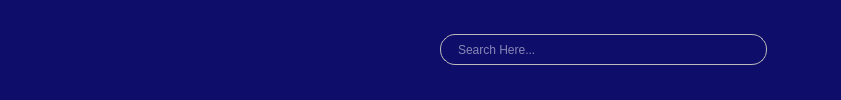
        <widget class="QWidget" name="header_widget" native="true">
         <property name="minimumSize">
          <size>
           <width>841</width>
           <height>71</height>
          </size>
         </property>
         <property name="maximumSize">
          <size>
           <width>16777215</width>
           <height>16777215</height>
          </size>
         </property>
         <property name="styleSheet">
          <string notr="true">background-color: rgb(14, 13, 106);
border-radius: 15px;</string>
         </property>
         <layout class="QHBoxLayout" name="horizontalLayout_6">
          <item>
           <widget class="QPushButton" name="pushButton_3">
            <property name="styleSheet">
             <string notr="true">border:none;</string>
            </property>
            <property name="text">
             <string/>
            </property>
            <property name="icon">
             <iconset resource="resources.qrc">
              <normaloff>:/Icons/burger-bar (6).png</normaloff>
              <normalon>:/Icons/burger-bar (3).png</normalon>:/Icons/burger-bar (6).png</iconset>
            </property>
            <property name="iconSize">
             <size>
              <width>29</width>
              <height>35</height>
             </size>
            </property>
            <property name="checkable">
             <bool>true</bool>
            </property>
            <property name="autoExclusive">
             <bool>false</bool>
            </property>
           </widget>
          </item>
          <item>
           <spacer name="horizontalSpacer_4">
            <property name="orientation">
             <enum>Qt::Horizontal</enum>
            </property>
            <property name="sizeHint" stdset="0">
             <size>
              <width>386</width>
              <height>20</height>
             </size>
            </property>
           </spacer>
          </item>
          <item>
           <layout class="QHBoxLayout" name="horizontalLayout_7">
            <property name="rightMargin">
             <number>25</number>
            </property>
            <item>
             <widget class="QLineEdit" name="lineEdit_2">
              <property name="minimumSize">
               <size>
                <width>0</width>
                <height>31</height>
               </size>
              </property>
              <property name="maximumSize">
               <size>
                <width>16777215</width>
                <height>31</height>
               </size>
              </property>
              <property name="styleSheet">
               <string notr="true">QLineEdit{
	padding-left:15px;
	border: 1px solid #bbbbbc;
	border-radius: 15px;
	color: #ffffff;
	/*background-color: rgb(187, 187, 188);*/
}</string>
              </property>
              <property name="placeholderText">
               <string>Search Here...</string>
              </property>
             </widget>
            </item>
            <item>
             <widget class="QPushButton" name="pushButton_4">
              <property name="styleSheet">
               <string notr="true">border: none;
</string>
              </property>
              <property name="text">
               <string/>
              </property>
              <property name="icon">
               <iconset resource="resources.qrc">
                <normaloff>:/Icons/magnifying-glass (3).png</normaloff>:/Icons/magnifying-glass (3).png</iconset>
              </property>
              <property name="iconSize">
               <size>
                <width>25</width>
                <height>25</height>
               </size>
              </property>
              <property name="checkable">
               <bool>true</bool>
              </property>
              <property name="autoExclusive">
               <bool>false</bool>
              </property>
             </widget>
            </item>
           </layout>
          </item>
         </layout>
        </widget>
